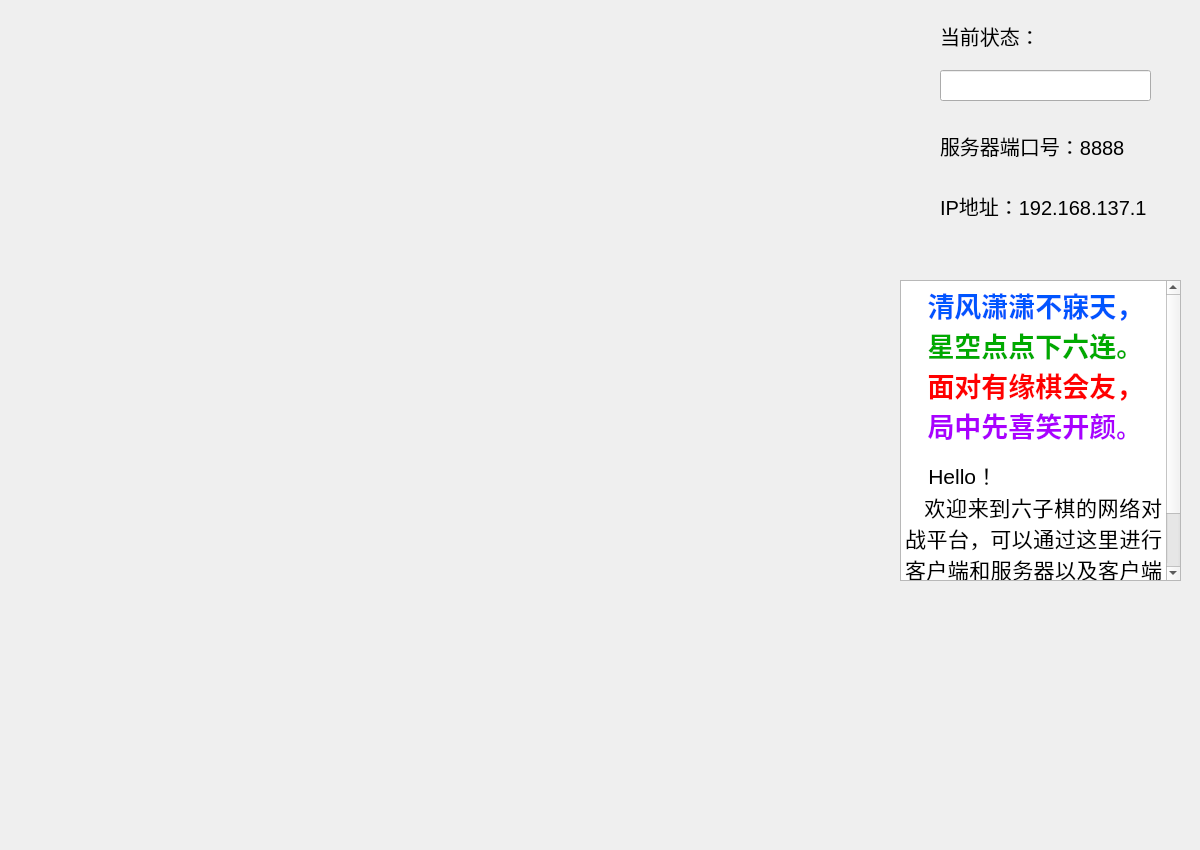
<?xml version="1.0" encoding="UTF-8"?>
<ui version="4.0">
 <class>mychesspoint</class>
 <widget class="QMainWindow" name="mychesspoint">
  <property name="geometry">
   <rect>
    <x>0</x>
    <y>0</y>
    <width>1200</width>
    <height>850</height>
   </rect>
  </property>
  <property name="windowTitle">
   <string>MainWindow</string>
  </property>
  <widget class="QWidget" name="centralwidget">
   <widget class="QLabel" name="label">
    <property name="geometry">
     <rect>
      <x>940</x>
      <y>10</y>
      <width>101</width>
      <height>51</height>
     </rect>
    </property>
    <property name="font">
     <font>
      <pointsize>15</pointsize>
     </font>
    </property>
    <property name="text">
     <string>当前状态：</string>
    </property>
   </widget>
   <widget class="QLineEdit" name="lineEditzuobiao">
    <property name="geometry">
     <rect>
      <x>940</x>
      <y>70</y>
      <width>211</width>
      <height>31</height>
     </rect>
    </property>
    <property name="font">
     <font>
      <pointsize>14</pointsize>
     </font>
    </property>
    <property name="readOnly">
     <bool>true</bool>
    </property>
   </widget>
   <widget class="QLabel" name="label_2">
    <property name="geometry">
     <rect>
      <x>940</x>
      <y>120</y>
      <width>211</width>
      <height>51</height>
     </rect>
    </property>
    <property name="font">
     <font>
      <pointsize>15</pointsize>
     </font>
    </property>
    <property name="text">
     <string>服务器端口号：8888</string>
    </property>
   </widget>
   <widget class="QLabel" name="label_3">
    <property name="geometry">
     <rect>
      <x>940</x>
      <y>180</y>
      <width>211</width>
      <height>51</height>
     </rect>
    </property>
    <property name="font">
     <font>
      <pointsize>15</pointsize>
     </font>
    </property>
    <property name="text">
     <string>IP地址：192.168.137.1</string>
    </property>
   </widget>
   <widget class="QTextEdit" name="textEdit">
    <property name="geometry">
     <rect>
      <x>900</x>
      <y>280</y>
      <width>281</width>
      <height>301</height>
     </rect>
    </property>
    <property name="lineWidth">
     <number>3</number>
    </property>
    <property name="lineWrapMode">
     <enum>QTextEdit::WidgetWidth</enum>
    </property>
    <property name="readOnly">
     <bool>true</bool>
    </property>
    <property name="html">
     <string>&lt;!DOCTYPE HTML PUBLIC &quot;-//W3C//DTD HTML 4.0//EN&quot; &quot;http://www.w3.org/TR/REC-html40/strict.dtd&quot;&gt;
&lt;html&gt;&lt;head&gt;&lt;meta name=&quot;qrichtext&quot; content=&quot;1&quot; /&gt;&lt;style type=&quot;text/css&quot;&gt;
p, li { white-space: pre-wrap; }
&lt;/style&gt;&lt;/head&gt;&lt;body style=&quot; font-family:'SimSun'; font-size:9pt; font-weight:400; font-style:normal;&quot;&gt;
&lt;p align=&quot;justify&quot; style=&quot; margin-top:0px; margin-bottom:0px; margin-left:0px; margin-right:0px; -qt-block-indent:0; text-indent:0px;&quot;&gt;&lt;span style=&quot; font-size:20pt; font-weight:600;&quot;&gt;   &lt;/span&gt;&lt;span style=&quot; font-size:20pt; font-weight:600; color:#0055ff;&quot;&gt;清风潇潇不寐天，&lt;/span&gt;&lt;/p&gt;
&lt;p align=&quot;justify&quot; style=&quot; margin-top:0px; margin-bottom:0px; margin-left:0px; margin-right:0px; -qt-block-indent:0; text-indent:0px;&quot;&gt;&lt;span style=&quot; font-size:20pt; font-weight:600;&quot;&gt;   &lt;/span&gt;&lt;span style=&quot; font-size:20pt; font-weight:600; color:#00aa00;&quot;&gt;星空点点下六连。&lt;/span&gt;&lt;/p&gt;
&lt;p align=&quot;justify&quot; style=&quot; margin-top:0px; margin-bottom:0px; margin-left:0px; margin-right:0px; -qt-block-indent:0; text-indent:0px;&quot;&gt;&lt;span style=&quot; font-size:20pt; font-weight:600;&quot;&gt;   &lt;/span&gt;&lt;span style=&quot; font-size:20pt; font-weight:600; color:#ff0000;&quot;&gt;面对有缘棋会友，&lt;/span&gt;&lt;/p&gt;
&lt;p align=&quot;justify&quot; style=&quot; margin-top:0px; margin-bottom:0px; margin-left:0px; margin-right:0px; -qt-block-indent:0; text-indent:0px;&quot;&gt;&lt;span style=&quot; font-size:20pt; font-weight:600;&quot;&gt;   &lt;/span&gt;&lt;span style=&quot; font-size:20pt; font-weight:600; color:#aa00ff;&quot;&gt;局中先喜笑开颜&lt;/span&gt;&lt;span style=&quot; font-size:18pt; font-weight:600; color:#aa00ff;&quot;&gt;。&lt;/span&gt;&lt;/p&gt;
&lt;p align=&quot;justify&quot; style=&quot;-qt-paragraph-type:empty; margin-top:0px; margin-bottom:0px; margin-left:0px; margin-right:0px; -qt-block-indent:0; text-indent:0px;&quot;&gt;&lt;br /&gt;&lt;/p&gt;
&lt;p align=&quot;justify&quot; style=&quot; margin-top:0px; margin-bottom:0px; margin-left:0px; margin-right:0px; -qt-block-indent:0; text-indent:0px;&quot;&gt;&lt;span style=&quot; font-size:16pt;&quot;&gt;    Hello！&lt;/span&gt;&lt;/p&gt;
&lt;p align=&quot;justify&quot; style=&quot; margin-top:0px; margin-bottom:0px; margin-left:0px; margin-right:0px; -qt-block-indent:0; text-indent:0px;&quot;&gt;&lt;span style=&quot; font-size:16pt;&quot;&gt;   欢迎来到六子棋的网络对战平台，可以通过这里进行客户端和服务器以及客户端之间的对战，服务器为白色方，客户端为黑色方。&lt;/span&gt;&lt;/p&gt;&lt;/body&gt;&lt;/html&gt;</string>
    </property>
   </widget>
  </widget>
 </widget>
 <resources/>
 <connections/>
</ui>
